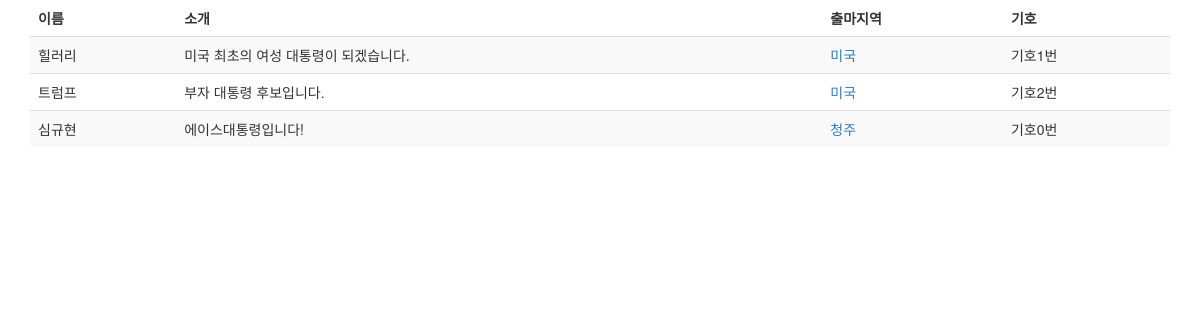
Before: / with the older database file.
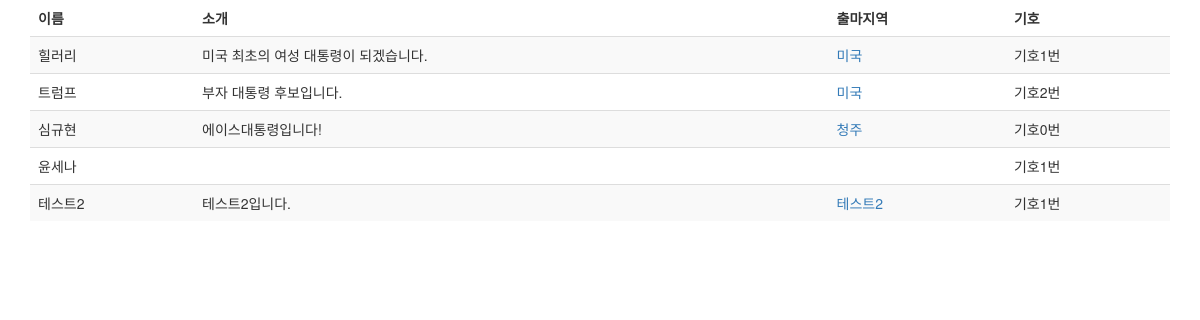
After: the same page with the newer database file.
### elections/models.py (models this page shows, shortened)
class Candidate(models.Model):
    name = models.CharField(max_length=10)
    introduction = models.TextField()
    area = models.CharField(max_length=15)
    party_number = models.IntegerField(default=1)

### elections/views.py (the view)
# urls.py: path('', views.index),
def index(request):
    candidates = Candidate.objects.all()
    context = {'candidates' : candidates}
    return render(request, 'elections/index.html', context)

### elections/templates/elections/index.html (shortened to what this page needs)
<!DOCTYPE html>
<html lang="en">
<head>
  <link rel="stylesheet" href="http://maxcdn.bootstrapcdn.com/bootstrap/3.3.6/css/bootstrap.min.css">
</head>
<body>
<div class="container">
    <table class="table table-striped">
        <thead>
        <tr>
            <td><B>이름</B></td>
            <td><B>소개</B></td>
            <td><B>출마지역</B></td>
            <td><B>기호</B></td>
        </tr>
        </thead>
        <tbody>
        {% for candidate in candidates %}
        <tr>
            <td>{{candidate.name}}</td>
            <td>{{candidate.introduction}}</td>
            <td><a href = "areas/{{candidate.area}}/">
                {{candidate.area}}</a></td>
            <td>기호{{candidate.party_number}}번</td>
        </tr>
        {% endfor %}
    </table>
</body>

Changed rows visible on the page:
added Candidate: name "윤세나", party_number "1"
added Candidate: name "테스트2", introduction "테스트2입니다.", area "테스트2", party_number "1"
